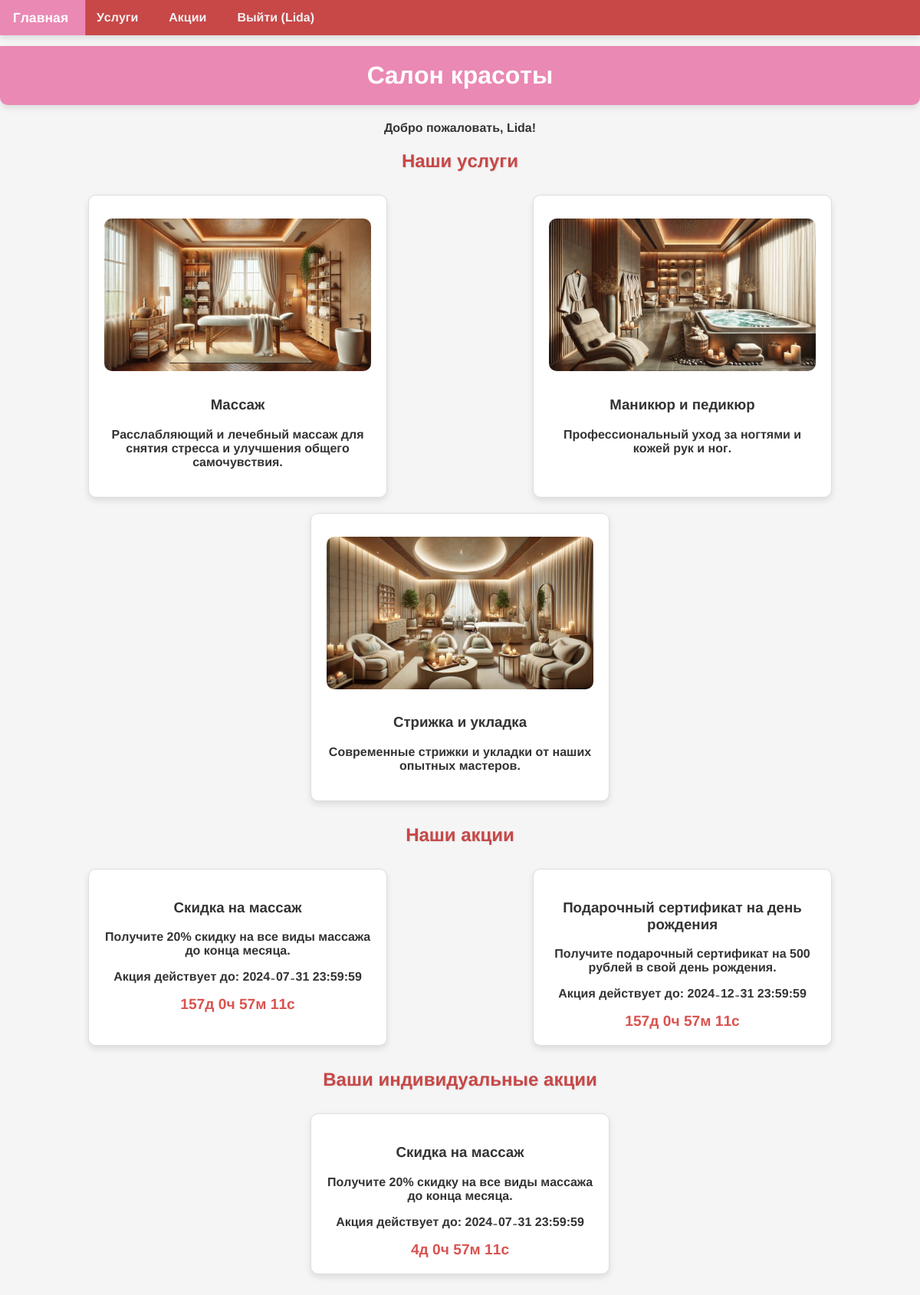
/index.php (signed in), run on the app's committed database.
### tables this page shows
CREATE TABLE IF NOT EXISTS `promotions` (
  `id` int NOT NULL AUTO_INCREMENT,
  `title` varchar(100) NOT NULL,
  `description` text,
  `start_date` datetime DEFAULT NULL,
  `end_date` datetime DEFAULT NULL,
  `created_at` timestamp NULL DEFAULT CURRENT_TIMESTAMP,
  PRIMARY KEY (`id`)
);

CREATE TABLE IF NOT EXISTS `personal_promotions` (
  `id` int NOT NULL AUTO_INCREMENT,
  `user_id` int DEFAULT NULL,
  `promotion_id` int DEFAULT NULL,
  `start_date` datetime DEFAULT NULL,
  `end_date` datetime DEFAULT NULL,
  `created_at` timestamp NULL DEFAULT CURRENT_TIMESTAMP,
  PRIMARY KEY (`id`),
  KEY `user_id` (`user_id`),
  KEY `promotion_id` (`promotion_id`)
);

### auth.php (called while the page is built, shortened)
<?php
function is_logged_in() {
    return isset($_SESSION['user_id']);
}
?>

### index.php (the view, shortened to what this page needs)
<?php
require 'auth.php';
require 'db.php';
$promotions = $conn->query("SELECT * FROM promotions WHERE NOW() BETWEEN start_date AND end_date");
$personal_promotions = [];
if (is_logged_in()) {
    $user_id = $_SESSION['user_id'];
    $personal_promotions = $conn->query("SELECT pp.*, p.title, p.description FROM personal_promotions pp JOIN promotions p ON pp.promotion_id = p.id WHERE pp.user_id = $user_id AND NOW() BETWEEN pp.start_date AND pp.end_date");
}
?>
<!DOCTYPE html>
<html>
<head>
    <link rel="stylesheet" type="text/css" href="style.css">
</head>
<body>
    <div class="navbar">
        <a href="index.php">Главная</a>
        <a href="services.php">Услуги</a>
        <a href="promotions.php">Акции</a>
        <?php if (is_logged_in()): ?>
            <a href="logout.php">Выйти (<?php echo $_SESSION['username']; ?>)</a>
        <?php else: ?>
            <a href="login.php">Войти</a>
            <a href="register.php">Зарегистрироваться</a>
        <?php endif; ?>
    </div>
    <h1>Салон красоты</h1>
    <?php if (is_logged_in()): ?>
        <p>Добро пожаловать, <?php echo $_SESSION['username']; ?>!</p>
    <?php else: ?>
        <p>Вы не авторизованы. <a href="login.php">Войти</a> или <a href="register.php">Зарегистрироваться</a></p>
    <?php endif; ?>
    <h2>Наши услуги</h2>
    <div class="services">
        <div class="service">
            <img src="images/pn.jpg" alt="Услуга 1" class="service-img">
            <h3>Массаж</h3>
            <p>Расслабляющий и лечебный массаж для снятия стресса и улучшения общего самочувствия.</p>
        </div>
        <div class="service">
            <img src="images/pn1.jpg" alt="Услуга 2" class="service-img">
            <h3>Маникюр и педикюр</h3>
            <p>Профессиональный уход за ногтями и кожей рук и ног.</p>
        </div>
        <div class="service">
            <img src="images/pn2.jpg" alt="Услуга 3" class="service-img">
            <h3>Стрижка и укладка</h3>
            <p>Современные стрижки и укладки от наших опытных мастеров.</p>
        </div>
    </div>
    <h2>Наши акции</h2>
    <div class="promotions">
        <?php while ($promo = $promotions->fetch_assoc()): ?>
            <div class="promotion">
                <h3><?php echo $promo['title']; ?></h3>
                <p><?php echo $promo['description']; ?></p>
                <p>Акция действует до: <?php echo $promo['end_date']; ?></p>
                <div id="timer_<?php echo $promo['id']; ?>" class="timer"></div>
            </div>
        <?php endwhile; ?>
    </div>
    <?php if (is_logged_in() && $personal_promotions->num_rows > 0): ?>
        <h2>Ваши индивидуальные акции</h2>
        <div class="promotions">
            <?php while ($promo = $personal_promotions->fetch_assoc()): ?>
                <div class="promotion">
                    <h3><?php echo $promo['title']; ?></h3>
                    <p><?php echo $promo['description']; ?></p>
                    <p>Акция действует до: <?php echo $promo['end_date']; ?></p>
                    <div id="personal_timer_<?php echo $promo['id']; ?>" class="timer"></div>
                </div>
            <?php endwhile; ?>
        </div>
    <?php endif; ?>
</body>
</html>

### style.css (style rules this page uses)
body { font-family: 'BB', Arial, sans-serif; background-color: #f5f5f5; color: #333; margin: 0; padding: 0; text-align: center; transition: background-color 0.5s; }
.navbar { overflow: hidden; background-color: #c84747; position: fixed; width: 100%; top: 0; z-index: 1000; box-shadow: 0 4px 8px rgba(0, 0, 0, 0.1); }
.navbar a { float: left; display: block; color: #f2f2f2; text-align: center; padding: 14px 20px; text-decoration: none; transition: background-color 0.3s, transform 0.3s; }
h1 { background-color: #ea89b4; color: white; padding: 20px; margin-top: 60px; border-radius: 0 0 10px 10px; box-shadow: 0 4px 8px rgba(0, 0, 0, 0.1); transition: background-color 0.3s, transform 0.3s; }
h2 { color: #c84747; margin: 20px 0; text-shadow: 1px 1px 2px rgba(0, 0, 0, 0.1); transition: color 0.3s, transform 0.3s; }
img { width: 100%; height: auto; margin: 10px 0; border-radius: 10px; transition: transform 0.3s, box-shadow 0.3s; }
.services, .promotions { display: flex; justify-content: space-around; flex-wrap: wrap; margin: 20px 0; padding: 0 20px; }
.service, .promotion { border: 1px solid #ddd; padding: 20px; background-color: #fff; margin: 10px; width: 30%; border-radius: 10px; box-shadow: 0 4px 8px rgba(0, 0, 0, 0.1); transition: transform 0.3s, box-shadow 0.3s; transform-style: preserve-3d; }
.timer { font-weight: bold; color: #d9534f; font-size: 1.2em; }

### data on the page
promotions: title "Скидка на массаж", description "Получите 20% скидку на все виды массажа до конца месяца.", end_date "2024-07-31 23:59:59"
promotions: title "Подарочный сертификат на день рождения", description "Получите подарочный сертификат на 500 рублей в свой день рождения.", end_date "2024-12-31 23:59:59"
personal_promotions: promotion.title "Скидка на массаж", promotion.description "Получите 20% скидку на все виды массажа до конца месяца.", end_date "2024-07-31 23:59:59"

### other printed values
$_SESSION['username'] "Lida"
